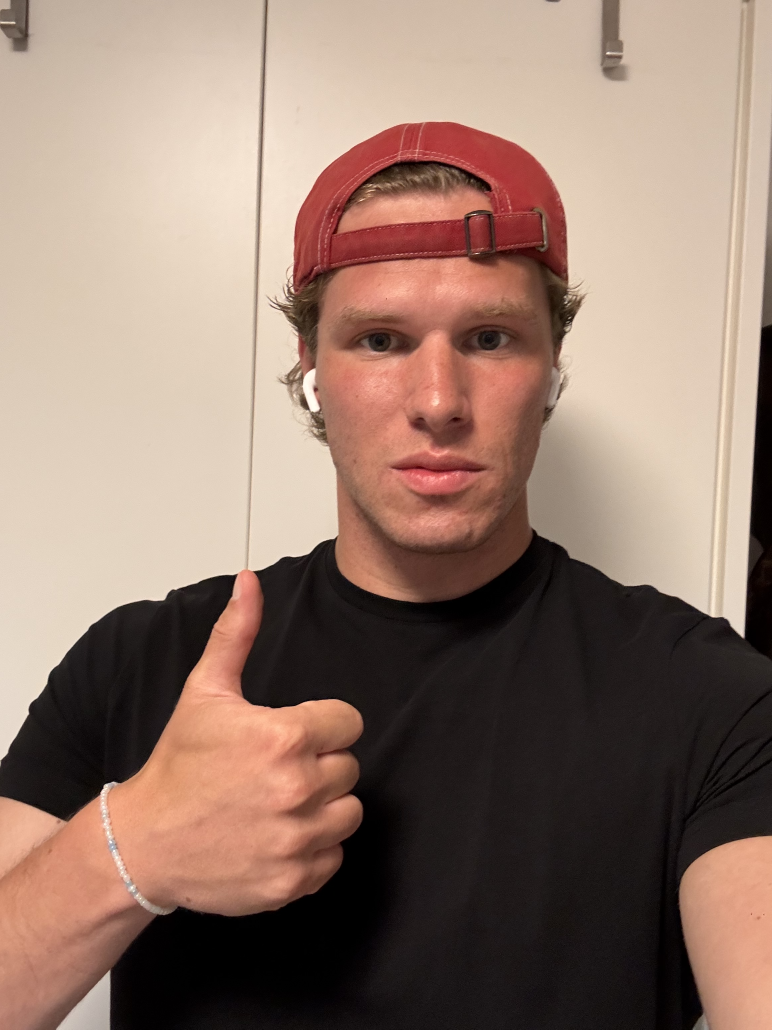
#> input picture 02-dataset/like.jpg, 2316 x 3088 px (shown at 1/3 size)
$ python annotate.py
#> lines starting #> are read from the running program, lines starting #| are printed output that depends on the picture; after the words box and inside, x2 and y2 are one past the last pixel; in counts of white or black regions, pixels touching at a corner belong together
import cv2
import json
import os

IMAGES = [
    ('like',  'like.jpg'),
    ('rock',  'rock.jpg'),
    ('peace', 'peace.jpg'),
]

OUTPUT = 'annot-FArneH.json'
DISPLAY_H = 800

annotations = {}
drawing = False
start_x = start_y = end_x = end_y = 0


def mouse_callback(event, x, y, flags, param):
    global drawing, start_x, start_y, end_x, end_y
    if event == cv2.EVENT_LBUTTONDOWN:
        drawing = True
        start_x, start_y = x, y
        end_x, end_y = x, y
    elif event == cv2.EVENT_MOUSEMOVE and drawing:
        end_x, end_y = x, y
    elif event == cv2.EVENT_LBUTTONUP:
        drawing = False
        end_x, end_y = x, y


for label, filename in IMAGES:
    if not os.path.exists(filename):
        print(f'Datei nicht gefunden: {filename}')
        continue

    img = cv2.imread(filename)
#> img is the input picture: shape (3088, 2316, 3); mean B, G, R 108.8, 121.9, 147.6
    orig_h, orig_w = img.shape[:2]
#> orig_h = 3088; orig_w = 2316

    scale = DISPLAY_H / orig_h
#> scale = 0.259
    display_w = int(orig_w * scale)
#> display_w = 600
    img_display = cv2.resize(img, (display_w, DISPLAY_H))
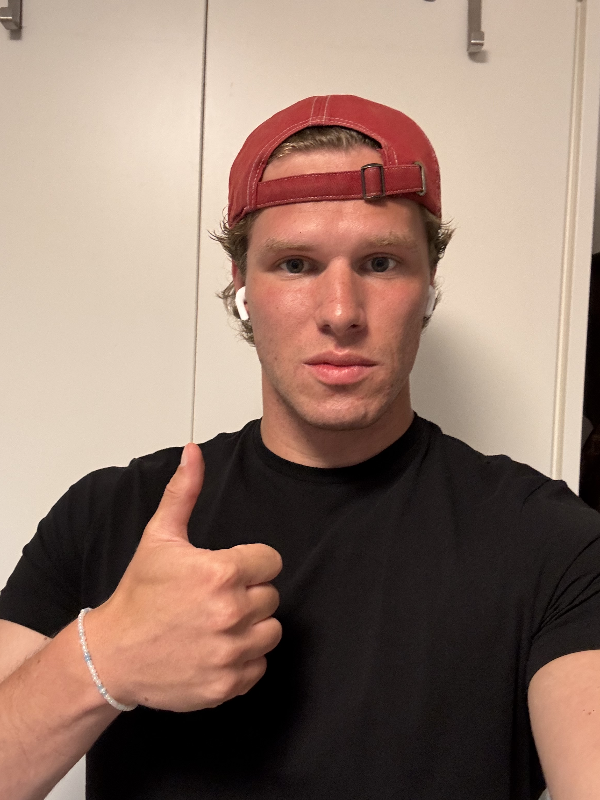
#> img_display: shape (800, 600, 3); mean B, G, R 108.7, 121.8, 147.5

    cv2.namedWindow(label)
    cv2.setMouseCallback(label, mouse_callback)
    start_x = start_y = end_x = end_y = 0

    print(f'\n[{label}] Bounding Box um die Hand ziehen, dann ENTER druecken.')

    while True:
        frame = img_display.copy()

        if start_x != end_x and start_y != end_y:
            cv2.rectangle(frame, (start_x, start_y), (end_x, end_y), (0, 255, 0), 2)

        cv2.putText(frame, f'Geste: {label} | Box ziehen, dann ENTER',
                    (10, 30), cv2.FONT_HERSHEY_SIMPLEX, 0.7, (0, 255, 0), 2)
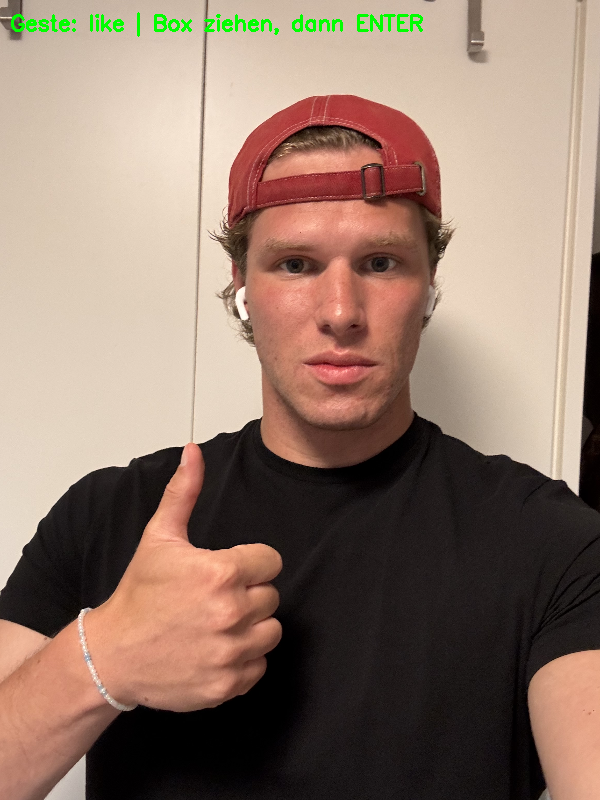
#> frame: shape (800, 600, 3); 0.57% of pixels changed, all inside (x1, y1, x2, y2) = (11, 12, 423, 37)
        cv2.imshow(label, frame)

        key = cv2.waitKey(20) & 0xFF
#> (key q is pressed here)
        if key == 13 or key == ord('\r'):
            break
        if key == ord('q'):
            cv2.destroyAllWindows()
            exit()
#> (the program exits here)
